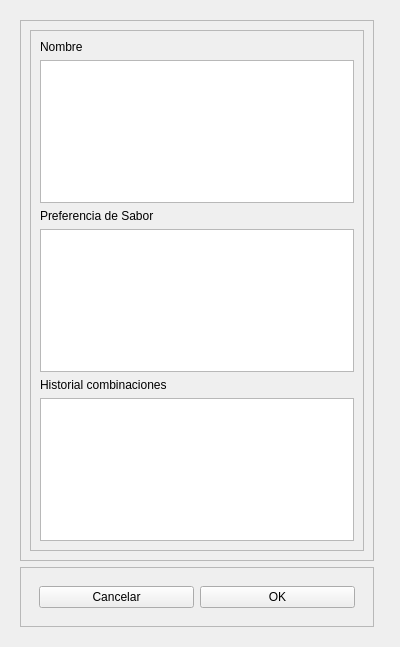
<?xml version="1.0" encoding="UTF-8"?>
<ui version="4.0">
 <class>Form</class>
 <widget class="QWidget" name="Form">
  <property name="geometry">
   <rect>
    <x>0</x>
    <y>0</y>
    <width>400</width>
    <height>647</height>
   </rect>
  </property>
  <property name="windowTitle">
   <string>Form</string>
  </property>
  <layout class="QHBoxLayout" name="horizontalLayout_2">
   <item>
    <widget class="QWidget" name="widget" native="true">
     <layout class="QVBoxLayout" name="verticalLayout_4">
      <item>
       <widget class="QFrame" name="frame_2">
        <property name="frameShape">
         <enum>QFrame::StyledPanel</enum>
        </property>
        <property name="frameShadow">
         <enum>QFrame::Raised</enum>
        </property>
        <layout class="QVBoxLayout" name="verticalLayout_3">
         <item>
          <widget class="QFrame" name="frame_4">
           <property name="frameShape">
            <enum>QFrame::StyledPanel</enum>
           </property>
           <property name="frameShadow">
            <enum>QFrame::Raised</enum>
           </property>
           <layout class="QVBoxLayout" name="verticalLayout_2">
            <item>
             <widget class="QLabel" name="label">
              <property name="text">
               <string>Nombre</string>
              </property>
             </widget>
            </item>
            <item>
             <widget class="QPlainTextEdit" name="textName"/>
            </item>
            <item>
             <widget class="QLabel" name="label_2">
              <property name="text">
               <string>Preferencia de Sabor</string>
              </property>
             </widget>
            </item>
            <item>
             <widget class="QPlainTextEdit" name="textFlavor"/>
            </item>
            <item>
             <widget class="QLabel" name="label_3">
              <property name="text">
               <string>Historial combinaciones</string>
              </property>
             </widget>
            </item>
            <item>
             <widget class="QPlainTextEdit" name="textHistory"/>
            </item>
           </layout>
          </widget>
         </item>
        </layout>
       </widget>
      </item>
      <item>
       <widget class="QFrame" name="frame">
        <property name="frameShape">
         <enum>QFrame::StyledPanel</enum>
        </property>
        <property name="frameShadow">
         <enum>QFrame::Raised</enum>
        </property>
        <layout class="QVBoxLayout" name="verticalLayout">
         <item>
          <widget class="QWidget" name="widget_2" native="true">
           <layout class="QHBoxLayout" name="horizontalLayout">
            <item>
             <widget class="QPushButton" name="btnCancel">
              <property name="text">
               <string>Cancelar</string>
              </property>
             </widget>
            </item>
            <item>
             <widget class="QPushButton" name="btnOk">
              <property name="text">
               <string>OK</string>
              </property>
             </widget>
            </item>
           </layout>
          </widget>
         </item>
        </layout>
       </widget>
      </item>
     </layout>
    </widget>
   </item>
   <item>
    <widget class="QFrame" name="frame_3">
     <property name="frameShape">
      <enum>QFrame::StyledPanel</enum>
     </property>
     <property name="frameShadow">
      <enum>QFrame::Raised</enum>
     </property>
    </widget>
   </item>
  </layout>
 </widget>
 <resources/>
 <connections/>
</ui>
